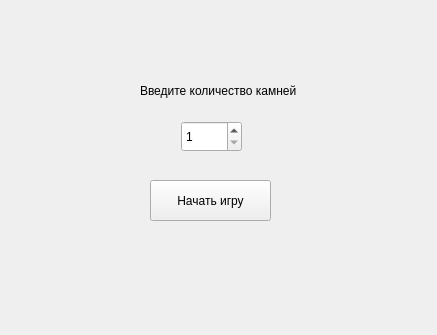
<?xml version="1.0" encoding="UTF-8"?>
<ui version="4.0">
 <class>MainWindow</class>
 <widget class="QMainWindow" name="MainWindow">
  <property name="geometry">
   <rect>
    <x>0</x>
    <y>0</y>
    <width>437</width>
    <height>335</height>
   </rect>
  </property>
  <property name="windowTitle">
   <string>MainWindow</string>
  </property>
  <widget class="QWidget" name="centralwidget">
   <widget class="QLabel" name="label">
    <property name="geometry">
     <rect>
      <x>140</x>
      <y>80</y>
      <width>181</width>
      <height>21</height>
     </rect>
    </property>
    <property name="text">
     <string>Введите количество камней</string>
    </property>
   </widget>
   <widget class="QSpinBox" name="rock_count">
    <property name="geometry">
     <rect>
      <x>181</x>
      <y>121</y>
      <width>61</width>
      <height>31</height>
     </rect>
    </property>
    <property name="minimum">
     <number>1</number>
    </property>
   </widget>
   <widget class="QPushButton" name="start_btn">
    <property name="geometry">
     <rect>
      <x>150</x>
      <y>180</y>
      <width>121</width>
      <height>41</height>
     </rect>
    </property>
    <property name="text">
     <string>Начать игру</string>
    </property>
   </widget>
  </widget>
 </widget>
 <resources/>
 <connections/>
</ui>
